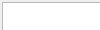
                <widget class="QWidget" name="page_npc">
                 <property name="geometry">
                  <rect>
                   <x>0</x>
                   <y>0</y>
                   <width>100</width>
                   <height>30</height>
                  </rect>
                 </property>
                 <property name="sizePolicy">
                  <sizepolicy hsizetype="Expanding" vsizetype="Expanding">
                   <horstretch>0</horstretch>
                   <verstretch>0</verstretch>
                  </sizepolicy>
                 </property>
                 <attribute name="label">
                  <string>NPC Edit</string>
                 </attribute>
                 <widget class="QListWidget" name="listWidget">
                  <property name="geometry">
                   <rect>
                    <x>2</x>
                    <y>2</y>
                    <width>361</width>
                    <height>151</height>
                   </rect>
                  </property>
                  <property name="sizePolicy">
                   <sizepolicy hsizetype="Preferred" vsizetype="Expanding">
                    <horstretch>0</horstretch>
                    <verstretch>0</verstretch>
                   </sizepolicy>
                  </property>
                 </widget>
                 <widget class="QWidget" name="verticalLayoutWidget">
                  <property name="geometry">
                   <rect>
                    <x>0</x>
                    <y>160</y>
                    <width>361</width>
                    <height>121</height>
                   </rect>
                  </property>
                  <layout class="QVBoxLayout" name="verticalLayout_4">
                   <property name="bottomMargin">
                    <number>0</number>
                   </property>
                   <item>
                    <widget class="QWidget" name="horizontalWidget" native="true">
                     <layout class="QHBoxLayout" name="horizontalLayout_5">
                      <property name="margin">
                       <number>0</number>
                      </property>
                      <item>
                       <widget class="QLabel" name="label_7">
                        <property name="text">
                         <string>Direction:</string>
                        </property>
                       </widget>
                      </item>
                      <item>
                       <widget class="QComboBox" name="npc_direction_combo">
                        <property name="sizePolicy">
                         <sizepolicy hsizetype="Preferred" vsizetype="Fixed">
                          <horstretch>0</horstretch>
                          <verstretch>0</verstretch>
                         </sizepolicy>
                        </property>
                        <property name="minimumSize">
                         <size>
                          <width>0</width>
                          <height>16</height>
                         </size>
                        </property>
                        <item>
                         <property name="text">
                          <string>Left</string>
                         </property>
                        </item>
                        <item>
                         <property name="text">
                          <string>Right</string>
                         </property>
                        </item>
                       </widget>
                      </item>
                     </layout>
                    </widget>
                   </item>
                   <item>
                    <layout class="QHBoxLayout" name="horizontalLayout_10">
                     <property name="bottomMargin">
                      <number>0</number>
                     </property>
                     <item>
                      <widget class="QLabel" name="label_22">
                       <property name="text">
                        <string>Weak Point:</string>
                       </property>
                      </widget>
                     </item>
                     <item>
                      <widget class="QComboBox" name="comboBox_9">
                       <item>
                        <property name="text">
                         <string>none</string>
                        </property>
                       </item>
                       <item>
                        <property name="text">
                         <string>1</string>
                        </property>
                       </item>
                       <item>
                        <property name="text">
                         <string>2</string>
                        </property>
                       </item>
                       <item>
                        <property name="text">
                         <string>3</string>
                        </property>
                       </item>
                       <item>
                        <property name="text">
                         <string>4</string>
                        </property>
                       </item>
                       <item>
                        <property name="text">
                         <string>5</string>
                        </property>
                       </item>
                       <item>
                        <property name="text">
                         <string>6</string>
                        </property>
                       </item>
                       <item>
                        <property name="text">
                         <string>7</string>
                        </property>
                       </item>
                       <item>
                        <property name="text">
                         <string>8</string>
                        </property>
                       </item>
                      </widget>
                     </item>
                    </layout>
                   </item>
                   <item>
                    <layout class="QHBoxLayout" name="horizontalLayout_11">
                     <item>
                      <widget class="QLabel" name="label_23">
                       <property name="text">
                        <string>Weak Point Damage Taken:</string>
                       </property>
                      </widget>
                     </item>
                     <item>
                      <widget class="QSpinBox" name="spinBox_4">
                       <property name="minimum">
                        <number>2</number>
                       </property>
                      </widget>
                     </item>
                    </layout>
                   </item>
                  </layout>
                 </widget>
                </widget>
